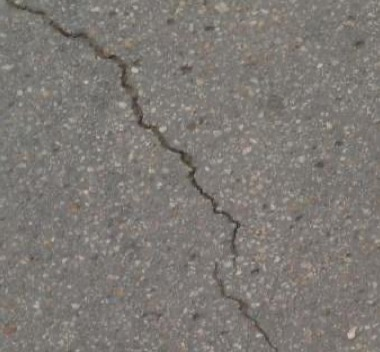
#> input picture road_defection.png, 380 x 352 px
$ python canny_demo.py
#> lines starting #> are read from the running program, lines starting #| are printed output that depends on the picture
# import os
import cv2
import numpy as np
from scipy.ndimage.filters import convolve

# 按参数生成高斯卷积核
def gaussian_kernel(size=5, sigma=1.0):
    x, y = np.mgrid[-(size//2):(size//2)+1, -(size//2):(size//2)+1]
    normal = 1 / (2 * np.pi * sigma**2)
    kernel = normal * np.exp(-((x**2 + y**2)/(2 * sigma**2)))

    return kernel

# 高斯滤波器
def gaussian_filter(image, kernel_size=5, kernel_sigma=1.0):
#> called with kernel_size = 5, kernel_sigma = 1
    return convolve(image, gaussian_kernel(kernel_size, kernel_sigma))

# 使用Sobel算子检测水平和垂直方向梯度
def sobel_gradient(blured_img):
    sx = np.array([[-1,0,1],[-1,0,1],[-1,0,1]])
    sy = np.array([[1,1,1],[0,0,0],[-1,-1,-1]])
    sobelx =convolve(np.float32(blured_img), sx)
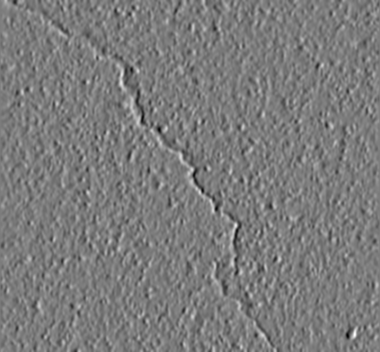
#> sobelx: shape (352, 380) float32; min -131, max 138, mean 0; drawn with min black and max white
    sobely = convolve(np.float32(blured_img), sy)
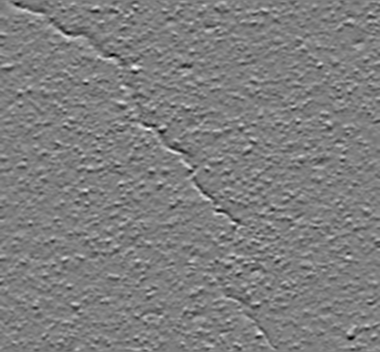
#> sobely: shape (352, 380) float32; min -129, max 130, mean 0; drawn with min black and max white
    return sobelx,sobely

# 计算图像梯度幅值
def magnitude(sobelx,sobely):
    grad = np.sqrt(sobelx**2 + sobely**2)
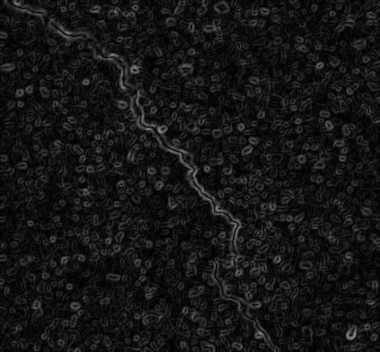
#> grad: shape (352, 380) float32; min 0, max 141.4, mean 21.1
    phase = cv2.phase(sobelx, sobely, 1)
    phase =(180/np.pi)*phase      #将角度转换为弧度
    x,y = np.where(grad < 10)
    phase[x,y] = 0
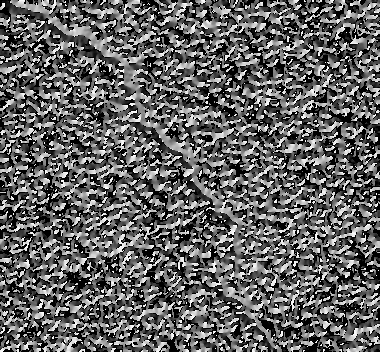
#> phase: shape (352, 380) float32; min 0, max 359.4, mean 139.1; drawn with min black and max white
    grad[x,y] = 0
    return grad,phase

# 非极大值抑制
def non_max_supression(grad,phase):
    r,c = grad.shape
#> r = 352; c = 380
    new = np.zeros((r,c))
    # 储存过程值
    x1,y1 = np.where(((phase>0) & (phase<=22.5)) | ((phase>157.5) & (phase<=202.5)) | ((phase>337.5)&(phase<360)))
    x2,y2 = np.where(((phase>22.5) & (phase<=67.5)) | ((phase>202.5) & (phase<=247.5)))
    x3,y3 = np.where(((phase>67.5) & (phase<=112.5)) | ((phase>247.5) & (phase<=292.5)))
    x4,y4 = np.where(((phase>112.5) & (phase<=157.5)) | ((phase>292.5) & (phase<=337.5)))

    new[x1,y1] = 0
    new[x2,y2] = 45
    new[x3,y3] = 90
    new[x4,y4] = 135

    newgrad = np.zeros((r,c))

    #非极大值抑制
    for i in range(2,r-2):
        for j in range(2,c-2):
            if new[i,j] == 90:
                if((grad[i+1,j]<grad[i,j]) & (grad[i-1,j]<grad[i,j])):
                    newgrad[i,j]=1

            elif new[i,j] == 45:
                if((grad[i+1,j-1]<grad[i,j]) & (grad[i-1,j+1]<grad[i,j])):
                    newgrad[i,j]=1

            elif new[i,j] == 0:
                if((grad[i,j+1]<grad[i,j]) & (grad[i,j-1]<grad[i,j])):
                    newgrad[i,j]=1

            elif new[i,j] == 135:
                if((grad[i+1,j+1]<grad[i,j]) & (grad[i-1,j-1]<grad[i,j])):
                    newgrad[i,j]=1
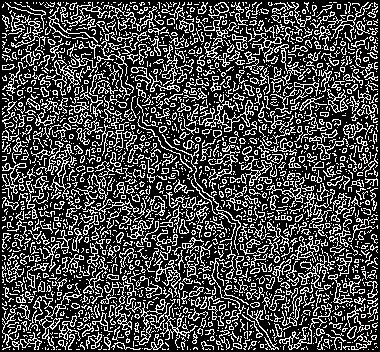
#> newgrad: shape (352, 380) float64; values 0 (black) and 1 (white), 28.3% white in thin lines or dots
    newgrad = np.multiply(newgrad,grad)
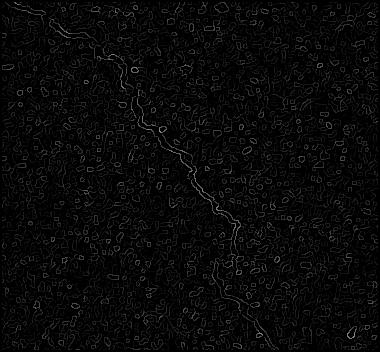
#> newgrad: shape (352, 380) float64; min 0, max 141.4, mean 8.4
    return newgrad

def double_thresholding(newgrad,t_low=0.075,t_high=0.175):
    #Automating the thresholding selecting process
#> called with t_low = 0.075, t_high = 0.175
    r,c = newgrad.shape
#> r = 352; c = 380
    tl = t_low * np.amax(newgrad)
#> tl = 10.61
    th = t_high * np.amax(newgrad)
#> th = 24.75

    newf = np.zeros((r,c))

    for i in range(2,r-2):
    	for j in range(2,c-2):
            if(newgrad[i,j] < tl):
                newf[i,j] = 0
            elif(newgrad[i,j]>th):
                newf[i,j] = 1
            elif( newgrad[i+1,j]>th + newgrad[i-1,j]>th + newgrad[i,j+1]>th + newgrad[i,j-1]>th + newgrad[i-1, j-1]>th + newgrad[i-1, j+1]>th + newgrad[i+1, j+1]>th + newgrad[i+1, j-1]>th):
                newf[i,j] = 1
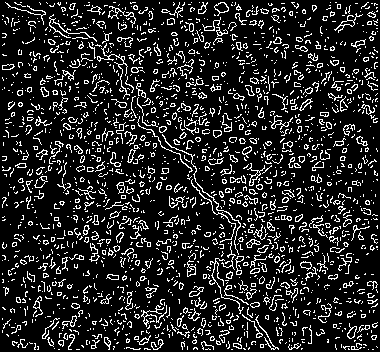
#> newf: shape (352, 380) float64; values 0 (black) and 1 (white), 14.8% white in thin lines or dots
    return np.clip(newf*255,0,255).astype(np.uint8)

def canny(image,t_low=0.075,t_high=0.175):
    assert(len(image.shape) == 2)
    blured = gaussian_filter(image)
    sobel_x,sobel_y = sobel_gradient(blured)
    grad,phase = magnitude(sobel_x,sobel_y)
    nms = non_max_supression(grad,phase)
    edge = double_thresholding(nms,t_low,t_high)
#> edge: shape (352, 380); 14.8% white in thin lines or dots
    return edge

if __name__ == "__main__":
    src = cv2.imread('road_defection.png',0)
    edge = canny(src)
    cv2.imshow('src',src)
    cv2.imshow('canny edge',edge)
    cv2.waitKey()
    cv2.destroyAllWindows()
